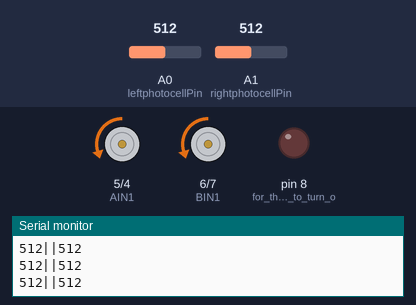
A sketch run on a simulated Arduino Uno, built with avr-gcc and run on an emulated ATmega328P. Parts: motor-driver pin pairs drawn as motors (green arrow = first pin HIGH = forward, orange = second pin HIGH = backward, longer = more drive, scaled by the enable pin), output pins drawn as LEDs (lit = HIGH), the last lines printed to the serial monitor. The inputs (shaded band) are chosen by the test bench; at power-on: A0 (leftphotocellPin) = 512, A1 (rightphotocellPin) = 512.

Above: at 2.2 s.
2.3 s: A0 (leftphotocellPin) set to 398
5.3 s: A0 (leftphotocellPin) set to 373
At 5.8 s:
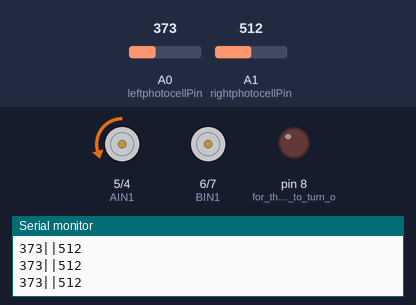
6.8 s: A1 (rightphotocellPin) set to 397
9.8 s: A1 (rightphotocellPin) set to 370
At 10.8 s:
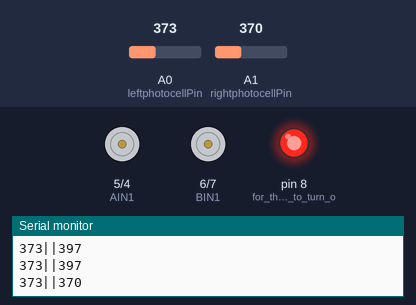
11.6 s: A0 (leftphotocellPin) set to 511
At 14.3 s:
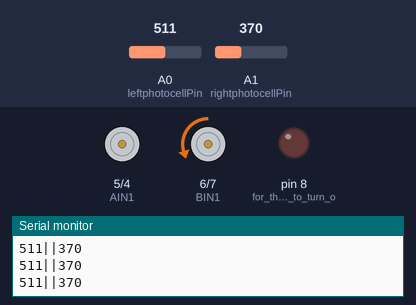
14.6 s: A0 (leftphotocellPin) set to 306
At 15.6 s:
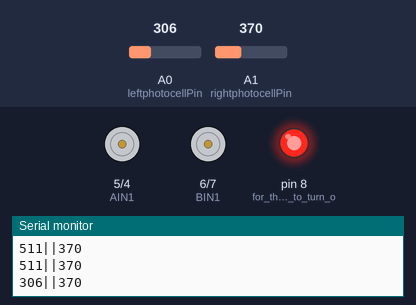
Timing chart, 0 to 17.4 s (numbered marks = the images above; inputs shaded):
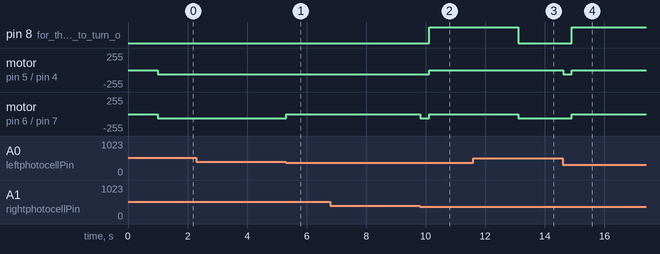

The sketch:

final_line_following_robot_.ino
```cpp
//MotorA
int PWMA = 10; //Speed control
int AIN1 = 5;  //Direction
int AIN2 = 4; //Direction

//MotorB
int PWMB = 11; //Speed control
int BIN1 = 6; //Direction
int BIN2 = 7; //Direction

//photocellReading
int leftphotocellPin = 0;    //the left photocell is plugged into a0
int leftphotocellReading;
int rightphotocellPin = 1;   //the right photocell is plugged into a1
int rightphotocellReading;

int leftThreshold = -1;
int rightThreshold = -1;

//photocell test code was based off of https://learn.adafruit.com/photocells/using-a-photocell
void setup(){
  pinMode(PWMA, OUTPUT);
  pinMode(AIN1, OUTPUT);
  pinMode(AIN2, OUTPUT);
  pinMode(PWMB, OUTPUT);
  pinMode(BIN1, OUTPUT);
  pinMode(BIN2, OUTPUT);
  pinMode(leftphotocellPin, INPUT);
  pinMode(rightphotocellPin, INPUT);
  pinMode(8, OUTPUT);         //for the red LED to turn on
  Serial.begin(9600);         //for the photocell readings

  delay(500);// put both photocells on white and read white value
  //threshold is 0.8 of white value
  leftThreshold = analogRead(leftphotocellPin)*0.75;        //xander li told me that threshold (black value) is approx. 0.8 of the white value
  rightThreshold = analogRead(rightphotocellPin)*0.75;
  delay(500);

}

void loop(){
  int leftphotocellReading = analogRead(leftphotocellPin);
  int rightphotocellReading = analogRead(rightphotocellPin);
  Serial.print(leftphotocellReading);
  Serial.print("||");
  Serial.println(rightphotocellReading);

  if(leftphotocellReading < leftThreshold && rightphotocellReading < rightThreshold) {
    moveForward();
    delay(300);
    moveStop();
    Serial.println("stop");
    moveForward();              //if both photocells detect black, the robot follows moveStop then moves forward to obtain new photocell readings
  }
  else if(rightphotocellReading < rightThreshold) {
    moveRight();                 //if right photocell detects black, turn right
  }
  else if(leftphotocellReading< leftThreshold) {
    moveLeft();                   //if left photocell detects black, turn left
  }
  else{
    moveForward();                //robot moves forward if both photocells detect white
  }
}

void move(int motor, int speed, int direction){    //code taken from http://bildr.org/2012/04/tb6612fng-arduino/
//Move specific motor at speed and direction
//motor: 0 for B 1 for A
//speed: 0 is off, and 255 is full speed
//direction: 0 clockwise (forward), 1 counter-clockwise (backward)


  boolean inPin1 = LOW;
  boolean inPin2 = HIGH;

  if(direction == 1){
    inPin1 = HIGH;
    inPin2 = LOW;
  }

  if(motor == 1){
    digitalWrite(AIN1, inPin1);
    digitalWrite(AIN2, inPin2);
    analogWrite(PWMA, speed);
  }else{
    digitalWrite(BIN1, inPin1);
    digitalWrite(BIN2, inPin2);
    analogWrite(PWMB, speed);
  }
}


void moveRight(){
    move(1, 0, 0);
    move(2, 60, 0);       //right motor stops whilst left motor turns clockwise
}

void moveLeft(){
  move(1, 60, 0);
  move(2, 0, 0);        //right motor turns clockwise whilst left motor stops

}

void moveForward() {
  move(1, 60, 0);
  move(2, 60, 0);      //both left and right motors turn clockwise
}

void moveStop() {
  move(1, 0, 0);
  move(2, 0, 0);
  digitalWrite(8, HIGH);   //both left and right motors will stop, turn on the red LED, pause for 3 seconds
  delay(3000);
  digitalWrite(8, LOW);

}
```

Measured:
- the behaviour switches between 384 and 383 on A0 (leftphotocellPin) (found by bisection; images 0 and 1)
- the behaviour switches between 384 and 383 on A1 (rightphotocellPin) (found by bisection; images 1 and 2)
- after the input at 5.3 s, motor on pin 6 (BIN1) / pin 7 (BIN2): backward 60/255 → stopped at once
- after the input at 9.8 s, pin 8 (for_the_red_LED_to_turn_o): LOW → HIGH after 0.32 s; motor on pin 5 (AIN1) / pin 4 (AIN2): backward 60/255 → stopped after 0.31 s; motor on pin 6 (BIN1) / pin 7 (BIN2): stopped → backward 60/255 at once, → stopped 0.30 s later
- after the input at 11.6 s, pin 8 (for_the_red_LED_to_turn_o): goes on until 13.1 s, then stays LOW; motor on pin 5 (AIN1) / pin 4 (AIN2): stays stopped (without the input it goes to backward 60/255 after 1.5 s); motor on pin 6 (BIN1) / pin 7 (BIN2): goes on until 13.1 s, then stays backward 60/255
- after the input at 14.6 s, pin 8 (for_the_red_LED_to_turn_o): LOW → HIGH after 0.31 s; motor on pin 5 (AIN1) / pin 4 (AIN2): stopped → backward 60/255 at once, → stopped 0.30 s later; motor on pin 6 (BIN1) / pin 7 (BIN2): backward 60/255 → stopped after 0.31 s
